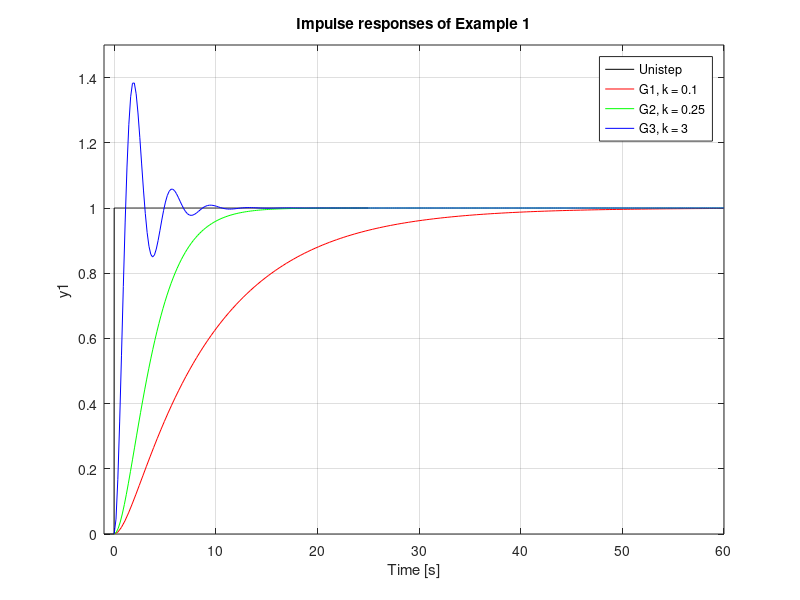
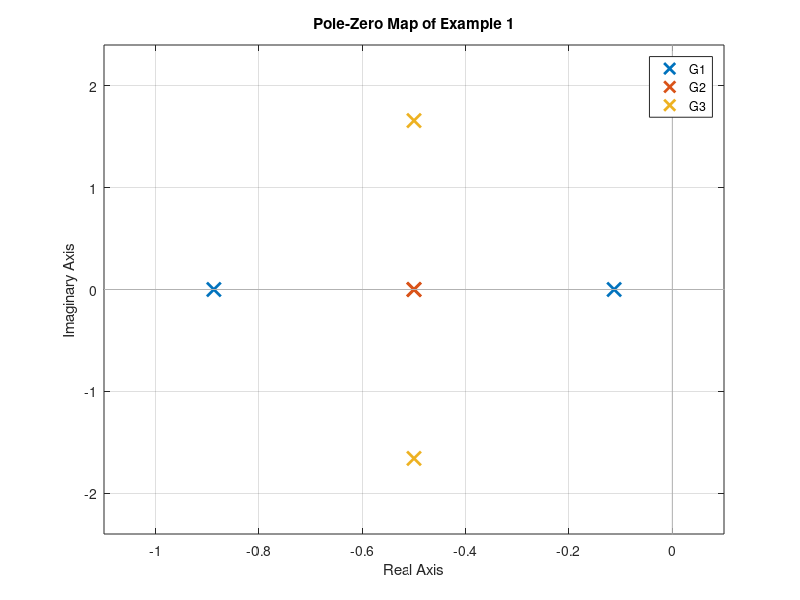
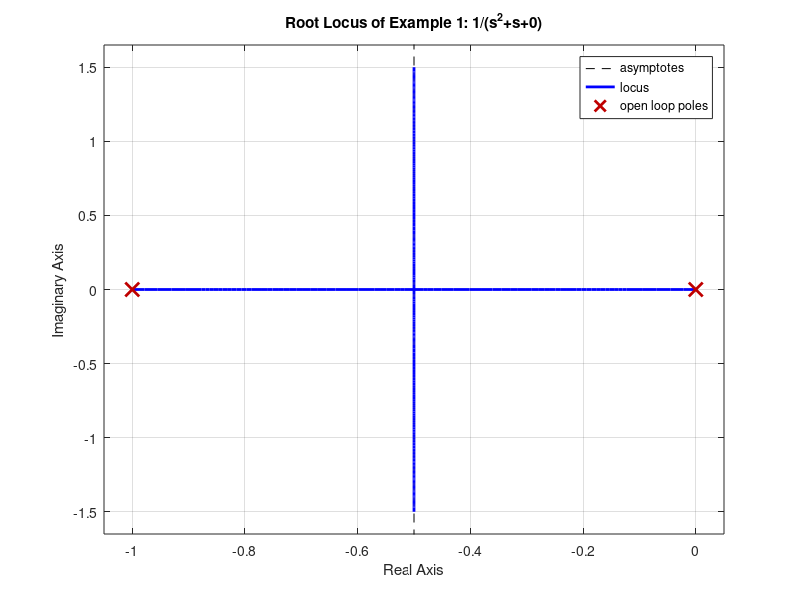
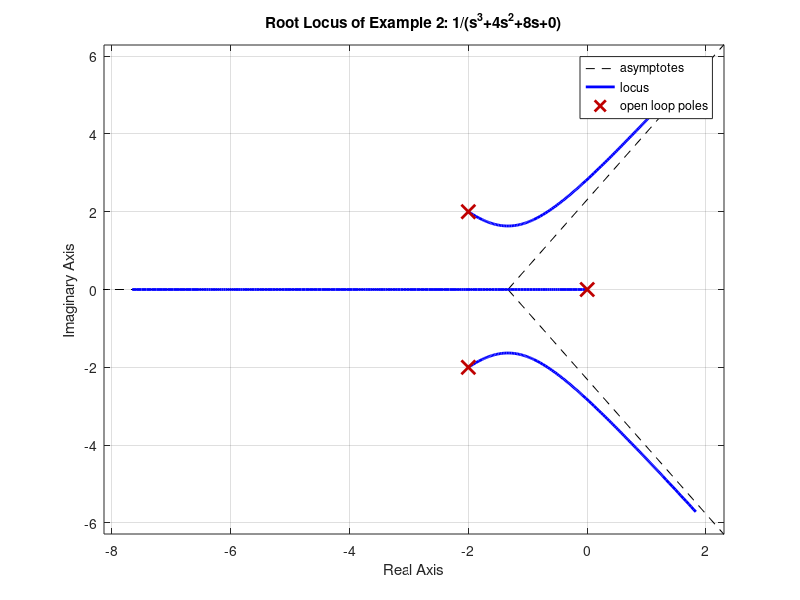

MATLAB code for these plots, in order:
% Control Theory
% 15/05/2020
% Nico Antonelli

% --- Roots: Gemetric Locus, More Poles ---


% Example 1: With two Poles:
% TF_open   = k/(s(s+1))   = k/(s^2+s+0)
% TF_closed = k/(s(s+1)+k) = k/(s^2+s+k)

% Characteristic ecuation
% s^2 + s + k  = 0, test with k = [0.1, 0.25, 3]

% G1 Definition
k = 0.1;
num = [k];
den = [1, 1, k];
G1 = tf(num, den);

% G2 Definition
k = 0.25;
num = [k];
den = [1, 1, k];
G2 = tf(num, den);

% G3 Definition
k = 3;
num = [k];
den = [1, 1, k];
G3 = tf(num, den);

hold on;
t = -1:0.01:25;
unistep = t>=0;
plot(t, unistep, '-k');
step(G1, '-r', G2, '-g', G3, '-b');

xlim([-1, 60]);
ylim([0, 1.5]);
title('Impulse responses of Example 1');
legend('Unistep', 'G1, k = 0.1', 'G2, k = 0.25', 'G3, k = 3')
hold off;

figure(2);
pzmap(G1, G2, G3);
title('Pole-Zero Map of Example 1');
legend('G1', 'G2', 'G3')

% Roots: Geometric Locus
% Parameter: TF_open with k = 1
figure(3);
num = [1];
den = [1, 1, 0];
TF_open = tf(num, den);
rlocus(TF_open);
title('Root Locus of Example 1: 1/(s^2+s+0)');


% Example 2: With 3 Poles (only RLocus):
% TF_open_new: k/(s^3+4s^2+8s+0), k = 1
figure(4);
num = [1];
den = [1, 4, 8, 0];
TF_open_new = tf(num, den);
rlocus(TF_open_new);
title('Root Locus of Example 2: 1/(s^3+4s^2+8s+0)');
